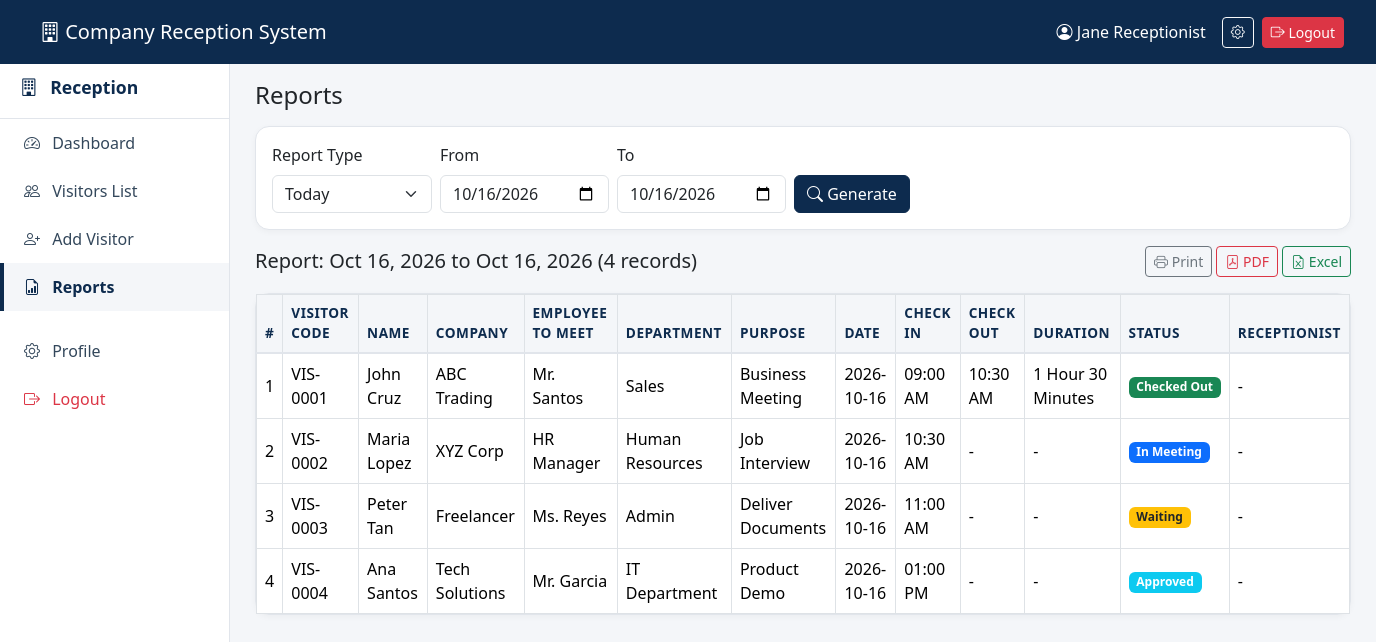
/reports.php (signed in), run on the app's committed database.
### tables this page shows
CREATE TABLE IF NOT EXISTS visitors (
    id INT(11) NOT NULL AUTO_INCREMENT,
    visitor_code VARCHAR(20) NOT NULL UNIQUE,
    visitor_name VARCHAR(100) NOT NULL,
    gender VARCHAR(10) DEFAULT NULL,
    company VARCHAR(100) DEFAULT NULL,
    phone VARCHAR(20) NOT NULL,
    email VARCHAR(100) DEFAULT NULL,
    address TEXT DEFAULT NULL,
    id_number VARCHAR(50) DEFAULT NULL,
    purpose VARCHAR(255) NOT NULL,
    department VARCHAR(100) NOT NULL,
    employee_to_meet VARCHAR(100) NOT NULL,
    visit_date DATE NOT NULL,
    check_in DATETIME DEFAULT NULL,
    check_out DATETIME DEFAULT NULL,
    duration VARCHAR(50) DEFAULT NULL,
    status ENUM('Waiting','Approved','In Meeting','Checked Out') NOT NULL DEFAULT 'Waiting',
    photo VARCHAR(255) DEFAULT NULL,
    signature_in VARCHAR(255) DEFAULT NULL,
    signature_out VARCHAR(255) DEFAULT NULL,
    created_by INT(11) DEFAULT NULL,
    created_at TIMESTAMP DEFAULT CURRENT_TIMESTAMP,
    PRIMARY KEY (id),
    INDEX idx_visitor_code (visitor_code),
    INDEX idx_visit_date (visit_date),
    INDEX idx_status (status)
);

### reports.php (the view, shortened to what this page needs)
<?php
require_once 'config/database.php';
$report_type = $_GET['type'] ?? 'today';
$date_from = $_GET['date_from'] ?? '';
$date_to = $_GET['date_to'] ?? '';
switch ($report_type) {
    case 'today':
        $date_from = date('Y-m-d');
        $date_to = date('Y-m-d');
        break;
}
$params = [$date_from, $date_to];
$sql = "SELECT v.*, u.fullname AS receptionist_name
        FROM visitors v
        LEFT JOIN users u ON v.created_by = u.id
        WHERE v.visit_date >= ? AND v.visit_date <= ?
        ORDER BY v.visit_date DESC, v.check_in ASC";
$stmt = $pdo->prepare($sql);
$stmt->execute($params);
$visitors = $stmt->fetchAll(PDO::FETCH_ASSOC);
include 'includes/header.php';
?>
<h4 class="mb-3">Reports</h4>
<div class="card mb-3">
    <div class="card-body">
        <form method="GET" action="reports.php" class="row g-2 align-items-end">
            <div class="col-auto">
                <label class="form-label">Report Type</label>
                <select name="type" class="form-select" onchange="this.form.submit()">
                    <option value="today" <?php echo $report_type==='today'?'selected':''; ?>>Today</option>
                </select>
            </div>
            <div class="col-auto">
                <label class="form-label">From</label>
                <input type="date" name="date_from" class="form-control" value="<?php echo htmlspecialchars($date_from); ?>">
            </div>
            <div class="col-auto">
                <label class="form-label">To</label>
                <input type="date" name="date_to" class="form-control" value="<?php echo htmlspecialchars($date_to); ?>">
            </div>
            <div class="col-auto">
                <button type="submit" class="btn btn-dark-blue text-white">
                    <i class="bi bi-search"></i> Generate
                </button>
            </div>
        </form>
    </div>
</div>
<div class="d-flex justify-content-between align-items-center mb-3">
    <h5 class="mb-0">
        Report:
        <?php echo date('M d, Y', strtotime($date_from)); ?>
        to
        <?php echo date('M d, Y', strtotime($date_to)); ?>
        (<?php echo count($visitors); ?> records)
    </h5>
    <div>
        <a href="print_report.php?type=<?php echo urlencode($report_type); ?>&date_from=<?php echo urlencode($date_from); ?>&date_to=<?php echo urlencode($date_to); ?>" class="btn btn-outline-secondary btn-sm" target="_blank">
            <i class="bi bi-printer"></i> Print
        </a>
        <a href="export_pdf.php?type=<?php echo urlencode($report_type); ?>&date_from=<?php echo urlencode($date_from); ?>&date_to=<?php echo urlencode($date_to); ?>" class="btn btn-outline-danger btn-sm">
            <i class="bi bi-file-pdf"></i> PDF
        </a>
        <a href="export_excel.php?type=<?php echo urlencode($report_type); ?>&date_from=<?php echo urlencode($date_from); ?>&date_to=<?php echo urlencode($date_to); ?>" class="btn btn-outline-success btn-sm">
            <i class="bi bi-file-earmark-excel"></i> Excel
        </a>
    </div>
</div>
<div class="card">
    <div class="card-body p-0">
        <div class="table-responsive">
            <table class="table table-bordered mb-0 align-middle" id="reportTable">
                <thead>
                    <tr>
                        <th>#</th>
                        <th>Visitor Code</th>
                        <th>Name</th>
                        <th>Company</th>
                        <th>Employee to Meet</th>
                        <th>Department</th>
                        <th>Purpose</th>
                        <th>Date</th>
                        <th>Check In</th>
                        <th>Check Out</th>
                        <th>Duration</th>
                        <th>Status</th>
                        <th>Receptionist</th>
                    </tr>
                </thead>
                <tbody>
                    <?php $i = 1; foreach ($visitors as $v): ?>
                        <tr>
                            <td><?php echo $i++; ?></td>
                            <td><?php echo htmlspecialchars($v['visitor_code']); ?></td>
                            <td><?php echo htmlspecialchars($v['visitor_name']); ?></td>
                            <td><?php echo htmlspecialchars($v['company'] ?: '-'); ?></td>
                            <td><?php echo htmlspecialchars($v['employee_to_meet']); ?></td>
                            <td><?php echo htmlspecialchars($v['department']); ?></td>
                            <td><?php echo htmlspecialchars($v['purpose']); ?></td>
                            <td><?php echo htmlspecialchars($v['visit_date']); ?></td>
                            <td><?php echo $v['check_in'] ? date('h:i A', strtotime($v['check_in'])) : '-'; ?></td>
                            <td><?php echo $v['check_out'] ? date('h:i A', strtotime($v['check_out'])) : '-'; ?></td>
                            <td><?php echo htmlspecialchars($v['duration'] ?: '-'); ?></td>
                            <td>
                                <?php
                                    $badgeClass = 'bg-warning text-dark';
                                    if ($v['status'] === 'Approved') $badgeClass = 'bg-info';
                                    if ($v['status'] === 'In Meeting') $badgeClass = 'bg-primary';
                                    if ($v['status'] === 'Checked Out') $badgeClass = 'bg-success';
                                ?>
                                <span class="badge <?php echo $badgeClass; ?>"><?php echo htmlspecialchars($v['status']); ?></span>
                            </td>
                            <td><?php echo htmlspecialchars($v['receptionist_name'] ?: '-'); ?></td>
                        </tr>
                    <?php endforeach; ?>
                </tbody>
            </table>
        </div>
    </div>
</div>
<?php include 'includes/footer.php'; ?>

### assets/css/style.css (style rules this page uses)
:root { --dark-blue: #0d2b4e; --dark-blue-light: #14396b; --light-grey: #f4f6f9; --border-grey: #e1e5eb; }
* { margin: 0; padding: 0; box-sizing: border-box; }
body { background-color: var(--light-grey); font-family: 'Segoe UI', Arial, sans-serif; }
.card { border-radius: 14px; border: 1px solid var(--border-grey); box-shadow: 0 2px 6px rgba(0,0,0,0.04); }
.btn-primary, .btn-dark-blue { background-color: var(--dark-blue); border-color: var(--dark-blue); }
.table th { background-color: var(--light-grey); color: var(--dark-blue); font-weight: 600; font-size: 0.85rem; text-transform: uppercase; letter-spacing: 0.5px; border-bottom: 2px solid var(--border-grey) !important; }
.table td { vertical-align: middle; }

### data on the page
visitors: visitor_code "VIS-0001", visitor_name "John Cruz", company "ABC Trading", employee_to_meet "Mr. Santos", department "Sales", purpose "Business Meeting", visit_date "2026-10-16", check_in "09:00 AM", check_out "10:30 AM", duration "1 Hour 30 Minutes", status "Checked Out", receptionist_name "-"
visitors: visitor_code "VIS-0002", visitor_name "Maria Lopez", company "XYZ Corp", employee_to_meet "HR Manager", department "Human Resources", purpose "Job Interview", visit_date "2026-10-16", check_in "10:30 AM", duration "-", status "In Meeting", receptionist_name "-"
visitors: visitor_code "VIS-0003", visitor_name "Peter Tan", company "Freelancer", employee_to_meet "Ms. Reyes", department "Admin", purpose "Deliver Documents", visit_date "2026-10-16", check_in "11:00 AM", duration "-", status "Waiting", receptionist_name "-"
visitors: visitor_code "VIS-0004", visitor_name "Ana Santos", company "Tech Solutions", employee_to_meet "Mr. Garcia", department "IT Department", purpose "Product Demo", visit_date "2026-10-16", check_in "01:00 PM", duration "-", status "Approved", receptionist_name "-"

### other printed values
$_SESSION['fullname'] "Jane Receptionist"
date('M d, Y', strtotime($date_from)) "Oct 16, 2026"
date('M d, Y', strtotime($date_to)) "Oct 16, 2026"
count($visitors) "4"
